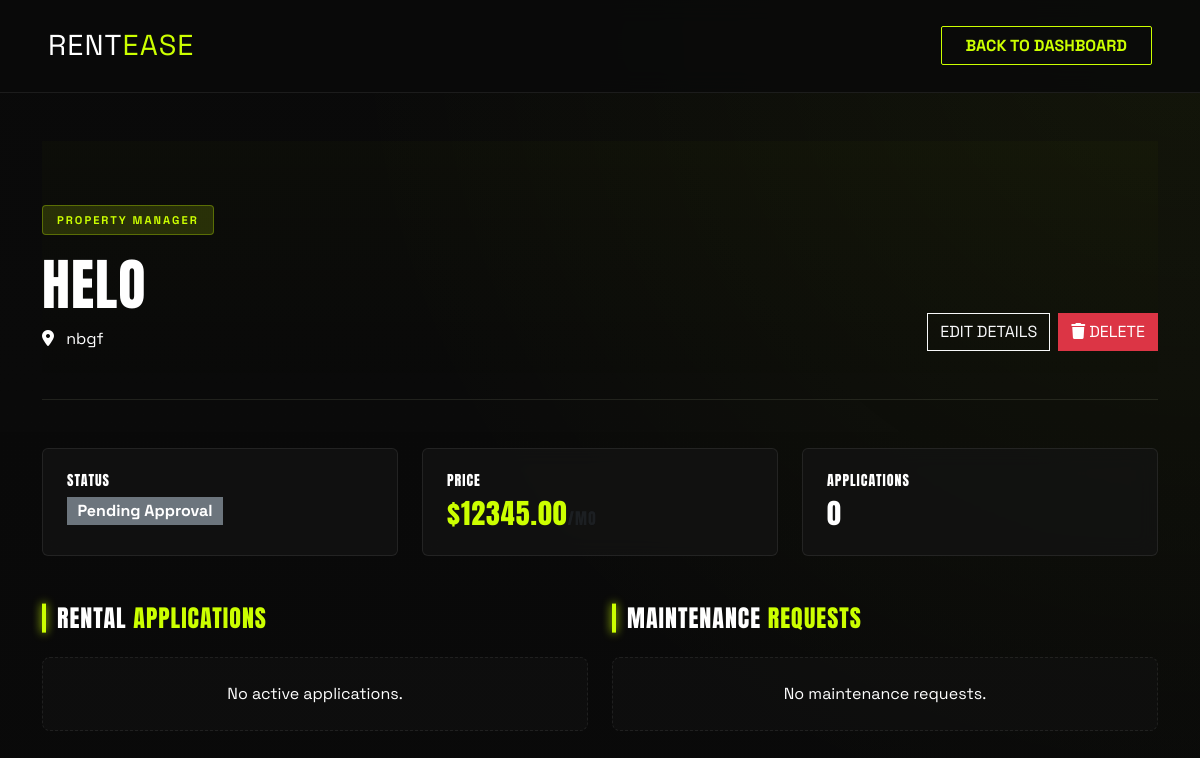
The page /manage-property/8/ (signed in) on the database as committed earlier.
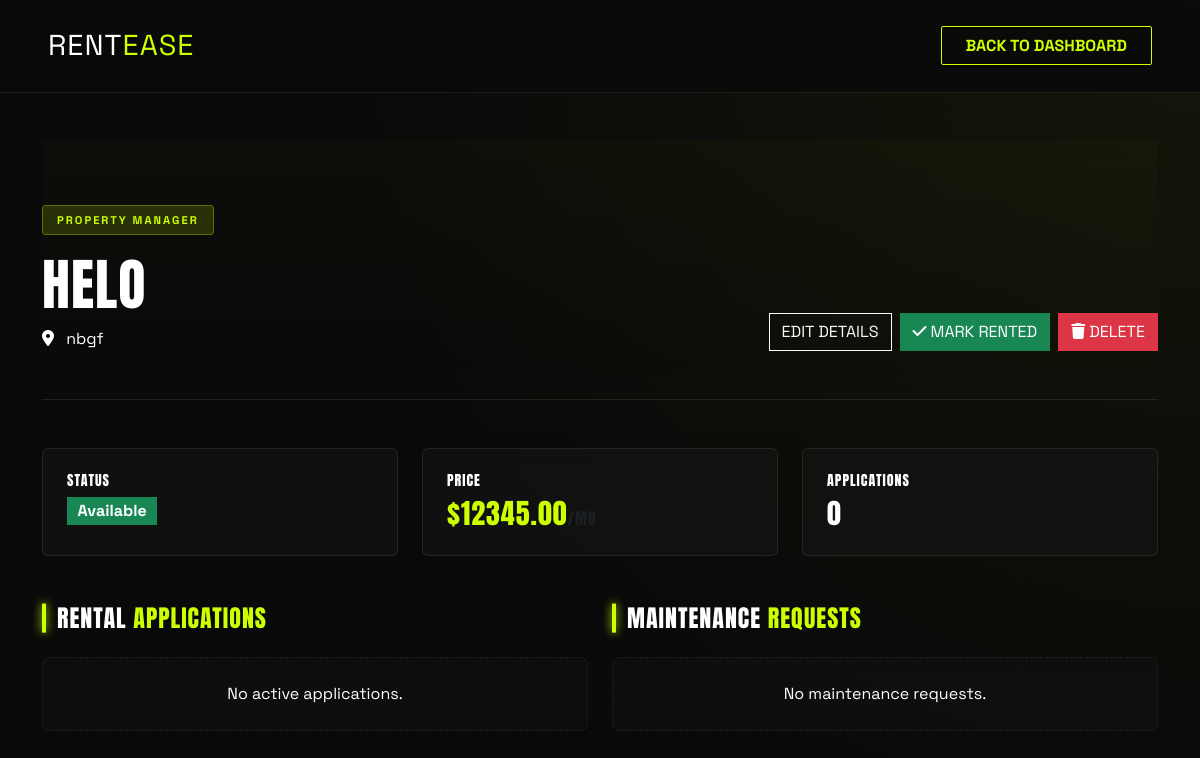
The same page on the database as committed later.
### core/models.py (models this page shows, shortened)
class Property(models.Model):
    class Status(models.TextChoices):
        PENDING_APPROVAL = "PENDING", "Pending Approval"
        AVAILABLE = "AVAILABLE", "Available"
        RENTED = "RENTED", "Rented"
        MAINTENANCE = "MAINTENANCE", "Maintenance"
    class Furnishing(models.TextChoices):
        UNFURNISHED = "UNFURNISHED", "Unfurnished"
        SEMI_FURNISHED = "SEMI_FURNISHED", "Semi-Furnished"
        FULLY_FURNISHED = "FULLY_FURNISHED", "Fully Furnished"
    class Facing(models.TextChoices):
        NORTH = "NORTH", "North"
        SOUTH = "SOUTH", "South"
        EAST = "EAST", "East"
        WEST = "WEST", "West"
        NORTHEAST = "NORTHEAST", "North-East"
        NORTHWEST = "NORTHWEST", "North-West"
        SOUTHEAST = "SOUTHEAST", "South-East"
        SOUTHWEST = "SOUTHWEST", "South-West"
    owner = models.ForeignKey(User, on_delete=models.CASCADE, related_name='properties')
    title = models.CharField(max_length=255)
    ad_title = models.CharField(max_length=255, blank=True, null=True, help_text="Short ad title")
    description = models.TextField()
    price = models.DecimalField(max_digits=10, decimal_places=2)
    location = models.CharField(max_length=255)
    property_type = models.CharField(max_length=100)
    bhk = models.IntegerField(default=1, help_text="Number of BHKs (Bedrooms)")
    bathrooms = models.IntegerField(default=1, help_text="Number of bathrooms")
    furnishing = models.CharField(max_length=50, choices=Furnishing.choices, default=Furnishing.SEMI_FURNISHED)
    super_built_area = models.DecimalField(max_digits=10, decimal_places=2, default=0, help_text="Super built area in sqft")
    bachelors_allowed = models.BooleanField(default=True, help_text="Are bachelors allowed?")
    total_floors = models.IntegerField(default=1, help_text="Total floors in the building")
    facing = models.CharField(max_length=50, choices=Facing.choices, default=Facing.NORTH)
    amenities = models.TextField(help_text="Comma-separated list of amenities", blank=True)
    status = models.CharField(max_length=50, choices=Status.choices, default=Status.PENDING_APPROVAL)
    is_paid = models.BooleanField(default=False)
    created_at = models.DateTimeField(auto_now_add=True)
    updated_at = models.DateTimeField(auto_now=True)
    class Meta:
        verbose_name_plural = "Properties"

### core/views.py (the view)
# urls.py: path('manage-property/<int:id>/', views.manage_property_view, name='manage_property'),
@login_required
def manage_property_view(request, id):
    property_obj = get_object_or_404(Property, id=id, owner=request.user)
    applications = RentalApplication.objects.filter(property=property_obj)
    maintenance_requests = MaintenanceRequest.objects.filter(property=property_obj)
    context = {
        'property': property_obj,
        'applications': applications,
        'maintenance_requests': maintenance_requests
    }
    return render(request, 'core/property_manage.html', context)

### core/templates/core/property_manage.html (shortened to what the changed rows need)
{% load static %}
<!DOCTYPE html>
<html lang="en">
<head>
    <link href="https://cdn.jsdelivr.net/npm/bootstrap@5.3.0/dist/css/bootstrap.min.css" rel="stylesheet">
    <link href="https://cdnjs.cloudflare.com/ajax/libs/font-awesome/6.4.0/css/all.min.css" rel="stylesheet">
    <link rel="stylesheet" href="{% static 'core/css/owner_dashboard.css' %}">
</head>
<body>
    <div class="container py-5">
        <div class="dashboard-header d-flex justify-content-between align-items-end">
            <div>
                <span class="role-badge">PROPERTY MANAGER</span>
                <h1 class="display-4 text-white m-0">{{ property.title }}</h1>
                <p class="text-gray mb-0 mt-2"><i class="fas fa-map-marker-alt me-2"></i> {{ property.location }}</p>
            </div>
            <div class="d-flex gap-2">
                <a href="{% url 'edit_property' property.id %}" class="btn btn-outline-light rounded-0">EDIT DETAILS</a>
                {% if property.status == 'AVAILABLE' %}
                    <a href="{% url 'mark_rented' property.id %}" class="btn btn-success rounded-0">
                        <i class="fas fa-check me-1"></i>MARK RENTED
                    </a>
                {% endif %}
                <button type="button" class="btn btn-danger rounded-0" data-bs-toggle="modal" data-bs-target="#deletePropertyModal">
                    <i class="fas fa-trash me-1"></i>DELETE
                </button>
            </div>
        </div>
        <div class="row g-4 mb-5">
            <div class="col-md-4">
                <div class="card-dash p-4">
                    <h5 class="text-gray small mb-2">STATUS</h5>
                    <span class="badge {% if property.status == 'AVAILABLE' %}bg-success{% else %}bg-secondary{% endif %} fs-6 rounded-0">
                        {{ property.get_status_display }}
                    </span>
                </div>
            </div>
            <div class="col-md-4">
                <div class="card-dash p-4">
                    <h5 class="text-gray small mb-2">PRICE</h5>
                    <h3 class="text-acid m-0">${{ property.price }}<small class="text-muted fs-6">/mo</small></h3>
                </div>
            </div>
        </div>
    </div>
</body>
</html>

Rows that differ between the two databases and show on the page:
changed Property "HELO": status "Pending Approval" → "Available"
Other text that changed with them:
text now shown: "MARK RENTED"
